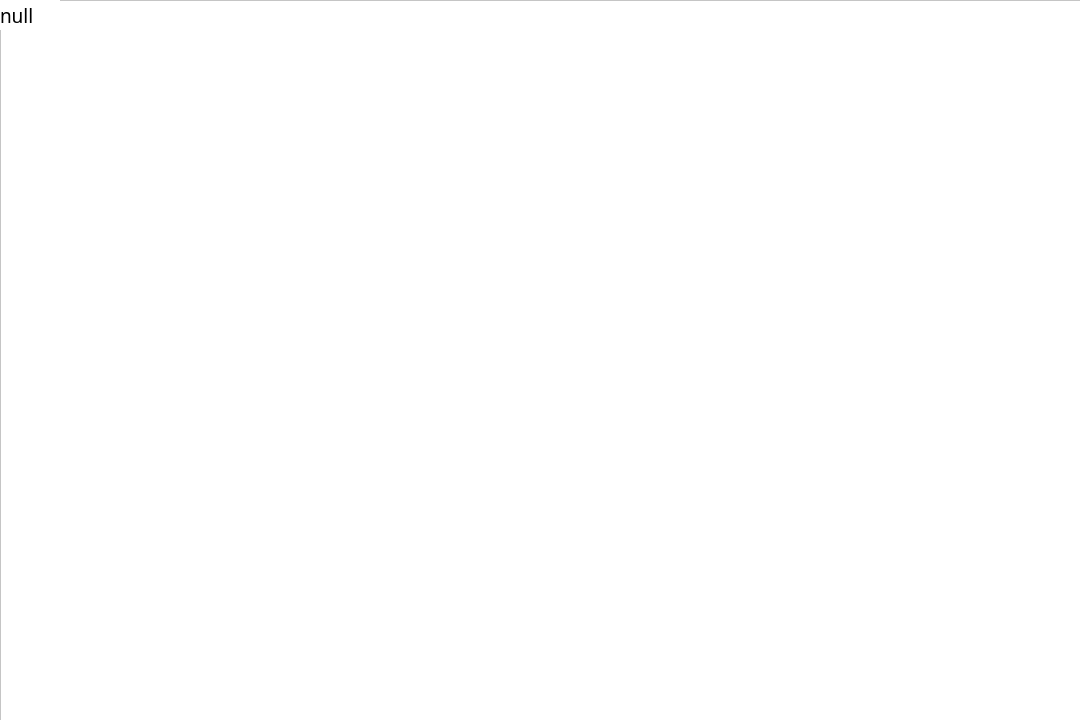
<?xml version="1.0" encoding="UTF-8"?>
<ui version="4.0">
 <class>course_select</class>
 <widget class="QDialog" name="course_select">
  <property name="geometry">
   <rect>
    <x>0</x>
    <y>0</y>
    <width>1080</width>
    <height>720</height>
   </rect>
  </property>
  <property name="minimumSize">
   <size>
    <width>1080</width>
    <height>720</height>
   </size>
  </property>
  <property name="maximumSize">
   <size>
    <width>1080</width>
    <height>720</height>
   </size>
  </property>
  <property name="font">
   <font>
    <family>微软雅黑</family>
    <pointsize>18</pointsize>
   </font>
  </property>
  <property name="windowTitle">
   <string>选课与退选课</string>
  </property>
  <property name="styleSheet">
   <string notr="true">background-color: rgb(255, 255, 255);</string>
  </property>
  <widget class="QTableView" name="tableView">
   <property name="geometry">
    <rect>
     <x>0</x>
     <y>0</y>
     <width>1081</width>
     <height>721</height>
    </rect>
   </property>
   <property name="font">
    <font>
     <family>微软雅黑</family>
     <pointsize>12</pointsize>
     <weight>50</weight>
     <bold>false</bold>
    </font>
   </property>
   <property name="styleSheet">
    <string notr="true">selection-background-color: qlineargradient(x1: 0, y1: 0, x2: 0.93, y2: 0.93,stop: 0 #1E90FF, stop: 1 white);</string>
   </property>
   <property name="lineWidth">
    <number>1</number>
   </property>
   <property name="editTriggers">
    <set>QAbstractItemView::NoEditTriggers</set>
   </property>
   <property name="sortingEnabled">
    <bool>true</bool>
   </property>
  </widget>
  <widget class="QLabel" name="label_all_credit">
   <property name="geometry">
    <rect>
     <x>0</x>
     <y>0</y>
     <width>60</width>
     <height>30</height>
    </rect>
   </property>
   <property name="font">
    <font>
     <family>微软雅黑 Light</family>
     <pointsize>14</pointsize>
    </font>
   </property>
   <property name="text">
    <string>null</string>
   </property>
  </widget>
 </widget>
 <resources/>
 <connections/>
</ui>
